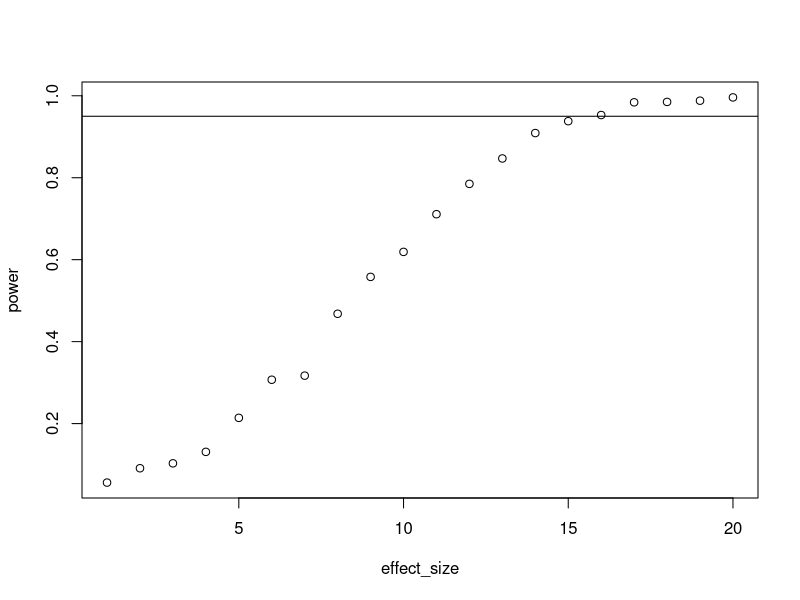

The R script that drew this image:
## ---- chunk 1
n <- 25
effects <- seq(1, 20, 1)
draws <- 1e3
sd <- 15

outcomes <- 
  data.frame(
    effect_size = NULL,
    power = NULL
  )

for (aneffect in effects) {
  
  pvalues <- NULL
  
  for (i in 1:draws) {
    
    control <- rnorm(n, 100, sd)
    treatment <- rnorm(n, 100 + aneffect, sd)
    t <- t.test(control, treatment)
    
    pvalues[i] <- t$p.value
  }
  
  outcomes <- 
    rbind(
      outcomes,
      data.frame(
        effect_size = aneffect,
        power = sum(pvalues < 0.05) / length(pvalues)
      )
    )
}
## ---- chunk 2
#| echo: false

with(outcomes, plot(effect_size, power))
abline(h = 0.95)
